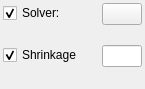
                     <widget class="QWidget" name="page_lda_hp">
                      <property name="geometry">
                       <rect>
                        <x>0</x>
                        <y>0</y>
                        <width>131</width>
                        <height>89</height>
                       </rect>
                      </property>
                      <attribute name="label">
                       <string>LDA HyperParameters</string>
                      </attribute>
                      <layout class="QVBoxLayout" name="verticalLayout_102">
                       <property name="spacing">
                        <number>0</number>
                       </property>
                       <property name="leftMargin">
                        <number>0</number>
                       </property>
                       <property name="topMargin">
                        <number>0</number>
                       </property>
                       <property name="rightMargin">
                        <number>0</number>
                       </property>
                       <property name="bottomMargin">
                        <number>0</number>
                       </property>
                       <item>
                        <layout class="QFormLayout" name="page_lda_hp_formLayout">
                         <property name="horizontalSpacing">
                          <number>20</number>
                         </property>
                         <property name="verticalSpacing">
                          <number>20</number>
                         </property>
                         <property name="leftMargin">
                          <number>3</number>
                         </property>
                         <property name="topMargin">
                          <number>3</number>
                         </property>
                         <property name="rightMargin">
                          <number>3</number>
                         </property>
                         <item row="0" column="0">
                          <widget class="CheckBox" name="lda_solver_check_box">
                           <property name="toolTip">
                            <string>&lt;html&gt;&lt;head/&gt;&lt;body&gt;&lt;p&gt;{'svd', 'lsqr', 'eigen'}, default='svd'&lt;/p&gt;&lt;p&gt;Solver to use, possible values:&lt;/p&gt;&lt;p&gt;- 'svd': Singular value decomposition (default).&lt;/p&gt;&lt;p&gt;Does not compute the covariance matrix, therefore this solver is&lt;/p&gt;&lt;p&gt;recommended for data with a large number of features.&lt;/p&gt;&lt;p&gt;- 'lsqr': Least squares solution.&lt;/p&gt;&lt;p&gt;Can be combined with shrinkage or custom covariance estimator.&lt;/p&gt;&lt;p&gt;- 'eigen': Eigenvalue decomposition.&lt;/p&gt;&lt;p&gt;Can be combined with shrinkage or custom covariance estimator.&lt;/p&gt;&lt;/body&gt;&lt;/html&gt;</string>
                           </property>
                           <property name="text">
                            <string>Solver:</string>
                           </property>
                           <property name="checked">
                            <bool>true</bool>
                           </property>
                          </widget>
                         </item>
                         <item row="0" column="1">
                          <widget class="ComboBox" name="comboBox_lda_solver"/>
                         </item>
                         <item row="1" column="0">
                          <widget class="CheckBox" name="lda_shrinkage_check_box">
                           <property name="toolTip">
                            <string>&lt;html&gt;&lt;head/&gt;&lt;body&gt;&lt;p&gt;Shrinkage parameter, possible values:&lt;/p&gt;&lt;p&gt;- None: no shrinkage (default). &lt;/p&gt;&lt;p&gt;- 'auto': automatic shrinkage using the Ledoit-Wolf lemma.&lt;/p&gt;&lt;p&gt;- float between 0 and 1: fixed shrinkage parameter.&lt;/p&gt;&lt;p&gt;Note that shrinkage works only with 'lsqr' and 'eigen' solvers.&lt;/p&gt;&lt;/body&gt;&lt;/html&gt;</string>
                           </property>
                           <property name="text">
                            <string>Shrinkage</string>
                           </property>
                           <property name="checked">
                            <bool>true</bool>
                           </property>
                          </widget>
                         </item>
                         <item row="1" column="1">
                          <widget class="LineEdit" name="lineEdit_lda_shrinkage"/>
                         </item>
                        </layout>
                       </item>
                      </layout>
                     </widget>
